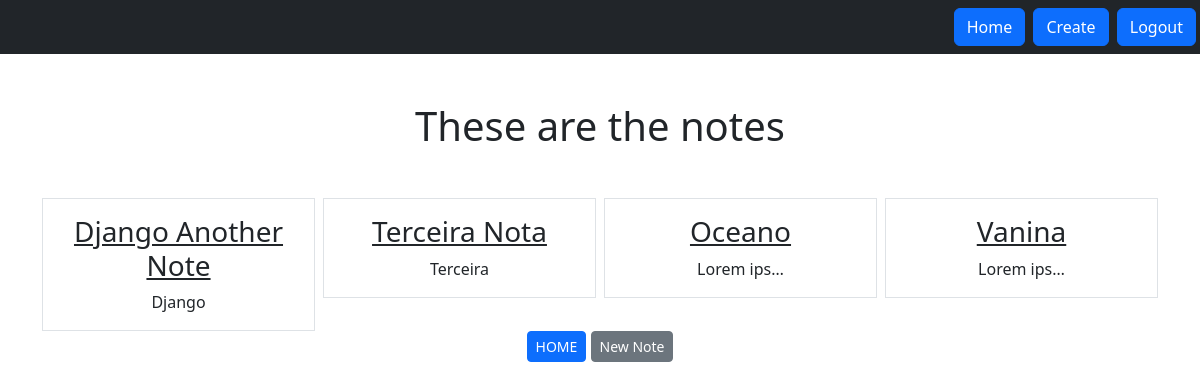
Page /smart/notes (signed in) on the committed database.
### notes/models.py (models this page shows)
class Note(models.Model):
    title = models.CharField(max_length=200)
    text = models.TextField()
    created = models.DateTimeField(auto_now_add=True)
    user = models.ForeignKey(User, on_delete=models.CASCADE, related_name="notes")

### notes/views.py (the view)
# urls.py: path('notes', views.NotesListView.as_view(), name="notes.list"),
class NotesListView(LoginRequiredMixin, ListView):
    model = Note
    context_object_name =  "notes"
    template_name = 'notes/notes_list.html'
    login_url="/admin"
    def get_queryset(self):
        return self.request.user.notes.all()

### notes/templates/notes/notes_list.html (shortened to what this page needs)
{% extends 'base.html' %}
{% load static %}
  {% block content%}
      <h1 class="my-5" > These are the notes</h1>
        <div class="row row-cols3 g-2" >
          {% for note in notes %}
              <div class="col">
                <div class="p-3 border">
                  <a href = "{% url 'notes.detail' pk=note.id %}" class="text-dark text-decoration-non"> <h3> {{note.title}} </h3>
                  </a>
                  {{note.text|truncatechars:10}}
                </div>
              </div>
              {% endfor %}
        </div>
        <div class="text-left">
          <a href="{% url 'home' %}" class="btn btn-primary btn-sm"> HOME </a>
          <a href="{% url 'notes.new' %}" class="btn btn-secondary btn-sm"> New Note </a>
        </div>
    {% endblock %}

### rows in the picture
Note: title "Django Another Note", text "Django"
Note: title "Terceira Nota", text "Terceira"
Note: title "Oceano", text "Lorem ips…"
Note: title "Vanina", text "Lorem ips…"
